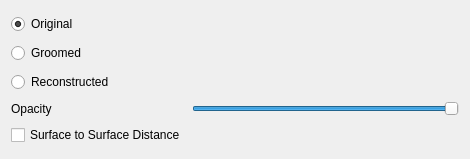
<?xml version="1.0" encoding="UTF-8"?>
<ui version="4.0">
 <class>CompareWidget</class>
 <widget class="QWidget" name="CompareWidget">
  <property name="geometry">
   <rect>
    <x>0</x>
    <y>0</y>
    <width>470</width>
    <height>159</height>
   </rect>
  </property>
  <property name="windowTitle">
   <string>Form</string>
  </property>
  <layout class="QGridLayout" name="gridLayout">
   <item row="8" column="1">
    <widget class="QSlider" name="opacity">
     <property name="maximum">
      <number>100</number>
     </property>
     <property name="value">
      <number>100</number>
     </property>
     <property name="orientation">
      <enum>Qt::Horizontal</enum>
     </property>
    </widget>
   </item>
   <item row="4" column="0">
    <widget class="QRadioButton" name="groomed">
     <property name="text">
      <string>Groomed</string>
     </property>
    </widget>
   </item>
   <item row="8" column="0">
    <widget class="QLabel" name="label">
     <property name="text">
      <string>Opacity</string>
     </property>
    </widget>
   </item>
   <item row="5" column="0">
    <widget class="QRadioButton" name="reconstructed">
     <property name="text">
      <string>Reconstructed</string>
     </property>
    </widget>
   </item>
   <item row="3" column="0">
    <widget class="QRadioButton" name="original">
     <property name="text">
      <string>Original</string>
     </property>
     <property name="checked">
      <bool>true</bool>
     </property>
    </widget>
   </item>
   <item row="9" column="0">
    <widget class="QCheckBox" name="surface_distance">
     <property name="text">
      <string>Surface to Surface Distance</string>
     </property>
    </widget>
   </item>
  </layout>
 </widget>
 <resources/>
 <connections/>
</ui>
